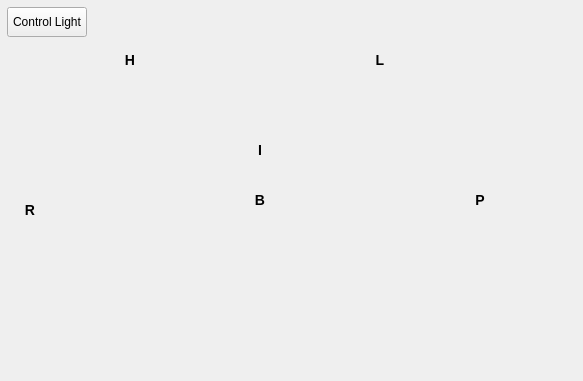
<?xml version="1.0" encoding="UTF-8"?>
<ui version="4.0">
 <class>LightsClass</class>
 <widget class="QWidget" name="LightsClass">
  <property name="geometry">
   <rect>
    <x>0</x>
    <y>0</y>
    <width>583</width>
    <height>381</height>
   </rect>
  </property>
  <property name="windowTitle">
   <string>Lights Control</string>
  </property>
  <widget class="QLabel" name="interiorLight">
   <property name="geometry">
    <rect>
     <x>240</x>
     <y>130</y>
     <width>40</width>
     <height>40</height>
    </rect>
   </property>
   <property name="minimumSize">
    <size>
     <width>40</width>
     <height>40</height>
    </size>
   </property>
   <property name="styleSheet">
    <string>font-size: 14px; font-weight: bold;</string>
   </property>
   <property name="text">
    <string>I</string>
   </property>
   <property name="alignment">
    <set>Qt::AlignmentFlag::AlignCenter</set>
   </property>
  </widget>
  <widget class="QLabel" name="reverseLight">
   <property name="geometry">
    <rect>
     <x>10</x>
     <y>190</y>
     <width>40</width>
     <height>40</height>
    </rect>
   </property>
   <property name="minimumSize">
    <size>
     <width>40</width>
     <height>40</height>
    </size>
   </property>
   <property name="styleSheet">
    <string>font-size: 14px; font-weight: bold;</string>
   </property>
   <property name="text">
    <string>R</string>
   </property>
   <property name="alignment">
    <set>Qt::AlignmentFlag::AlignCenter</set>
   </property>
  </widget>
  <widget class="QLabel" name="brakeLight">
   <property name="geometry">
    <rect>
     <x>240</x>
     <y>180</y>
     <width>40</width>
     <height>40</height>
    </rect>
   </property>
   <property name="minimumSize">
    <size>
     <width>40</width>
     <height>40</height>
    </size>
   </property>
   <property name="styleSheet">
    <string>font-size: 14px; font-weight: bold;</string>
   </property>
   <property name="text">
    <string>B</string>
   </property>
   <property name="alignment">
    <set>Qt::AlignmentFlag::AlignCenter</set>
   </property>
  </widget>
  <widget class="QLabel" name="parkingLight">
   <property name="geometry">
    <rect>
     <x>460</x>
     <y>180</y>
     <width>40</width>
     <height>40</height>
    </rect>
   </property>
   <property name="minimumSize">
    <size>
     <width>40</width>
     <height>40</height>
    </size>
   </property>
   <property name="styleSheet">
    <string>font-size: 14px; font-weight: bold;</string>
   </property>
   <property name="text">
    <string>P</string>
   </property>
   <property name="alignment">
    <set>Qt::AlignmentFlag::AlignCenter</set>
   </property>
  </widget>
  <widget class="QLabel" name="turnSignalRight">
   <property name="geometry">
    <rect>
     <x>90</x>
     <y>80</y>
     <width>50</width>
     <height>40</height>
    </rect>
   </property>
   <property name="minimumSize">
    <size>
     <width>40</width>
     <height>40</height>
    </size>
   </property>
   <property name="maximumSize">
    <size>
     <width>50</width>
     <height>30</height>
    </size>
   </property>
   <property name="pixmap">
    <pixmap resource="icons.qrc">:/icons/turn_right_white.png</pixmap>
   </property>
   <property name="scaledContents">
    <bool>true</bool>
   </property>
   <property name="alignment">
    <set>Qt::AlignmentFlag::AlignLeading</set>
   </property>
  </widget>
  <widget class="QLabel" name="turnSignalLeft">
   <property name="geometry">
    <rect>
     <x>30</x>
     <y>80</y>
     <width>50</width>
     <height>40</height>
    </rect>
   </property>
   <property name="minimumSize">
    <size>
     <width>40</width>
     <height>40</height>
    </size>
   </property>
   <property name="maximumSize">
    <size>
     <width>50</width>
     <height>30</height>
    </size>
   </property>
   <property name="pixmap">
    <pixmap resource="icons.qrc">:/icons/turn_left_white.png</pixmap>
   </property>
   <property name="scaledContents">
    <bool>true</bool>
   </property>
   <property name="alignment">
    <set>Qt::AlignmentFlag::AlignLeading</set>
   </property>
  </widget>
  <widget class="QLabel" name="highBeamLight">
   <property name="geometry">
    <rect>
     <x>110</x>
     <y>40</y>
     <width>40</width>
     <height>40</height>
    </rect>
   </property>
   <property name="minimumSize">
    <size>
     <width>40</width>
     <height>40</height>
    </size>
   </property>
   <property name="styleSheet">
    <string>font-size: 14px; font-weight: bold;</string>
   </property>
   <property name="text">
    <string>H</string>
   </property>
   <property name="alignment">
    <set>Qt::AlignmentFlag::AlignCenter</set>
   </property>
  </widget>
  <widget class="QLabel" name="lowBeamLight">
   <property name="geometry">
    <rect>
     <x>360</x>
     <y>40</y>
     <width>40</width>
     <height>40</height>
    </rect>
   </property>
   <property name="minimumSize">
    <size>
     <width>40</width>
     <height>40</height>
    </size>
   </property>
   <property name="styleSheet">
    <string>font-size: 14px; font-weight: bold;</string>
   </property>
   <property name="text">
    <string>L</string>
   </property>
   <property name="alignment">
    <set>Qt::AlignmentFlag::AlignCenter</set>
   </property>
  </widget>
  <widget class="QPushButton" name="controlLightButton">
   <property name="geometry">
    <rect>
     <x>7</x>
     <y>7</y>
     <width>80</width>
     <height>30</height>
    </rect>
   </property>
   <property name="minimumSize">
    <size>
     <width>80</width>
     <height>30</height>
    </size>
   </property>
   <property name="text">
    <string>Control Light</string>
   </property>
  </widget>
 </widget>
 <resources>
  <include location="icons.qrc"/>
 </resources>
 <connections/>
</ui>
